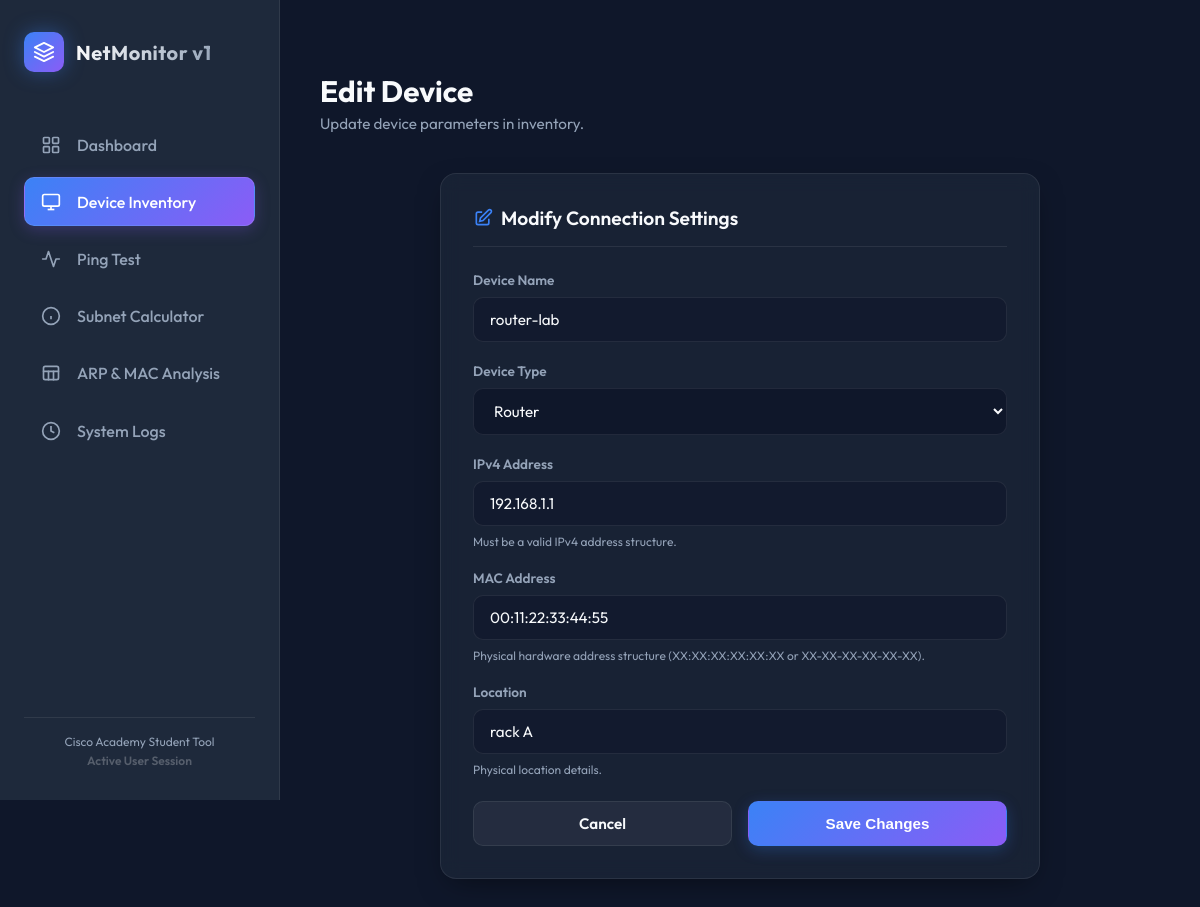
Screenshot of /devices/edit/3 with the database file from the repository.
### tables this page shows
CREATE TABLE devices (
                id INTEGER PRIMARY KEY AUTOINCREMENT,
                device_name TEXT NOT NULL,
                device_type TEXT NOT NULL, -- PC, Router, Switch, Server
                ip_address TEXT NOT NULL UNIQUE,
                mac_address TEXT NOT NULL,
                location TEXT NOT NULL,
                status TEXT DEFAULT 'Unknown', -- Online, Offline, Unknown
                created_at TIMESTAMP DEFAULT CURRENT_TIMESTAMP
            );

### app.py (the view, shortened to what this page needs)
@app.route('/devices/edit/<int:device_id>', methods=['GET', 'POST'])
def edit_device(device_id):
    with get_db_connection() as conn:
        device = conn.execute('SELECT * FROM devices WHERE id = ?', (device_id,)).fetchone()
    if not device:
        flash("Device not found.", "danger")
        return redirect(url_for('devices_list'))
    return render_template('edit_device.html', device=device, active_page='devices')

### app.py (called while the page is built)
def get_db_connection():
    conn = sqlite3.connect(DATABASE_PATH)
    conn.row_factory = sqlite3.Row
    return conn

### templates/edit_device.html (shortened to what this page needs)
{% extends 'base.html' %}
{% block content %}
<div class="header-container">
    <div>
        <h1 class="page-title">Edit Device</h1>
        <p class="page-subtitle">Update device parameters in inventory.</p>
    </div>
</div>
<div style="max-width: 600px; margin: 0 auto;">
    <div class="panel-card">
        <div class="panel-header">
            <h2 class="panel-title">
                <svg style="width:20px; height:20px; stroke: var(--accent-blue);" fill="none" stroke="currentColor" stroke-width="2" viewBox="0 0 24 24">
                    <path d="M11 5H6a2 2 0 0 0-2 2v11a2 2 0 0 0 2 2h11a2 2 0 0 0 2-2v-5"></path>
                    <path d="M18.5 2.5a2.121 2.121 0 1 1 3 3L12 15l-4 1 1-4 9.5-9.5z"></path>
                </svg>
                Modify Connection Settings
            </h2>
        </div>
        <form action="{{ url_for('edit_device', device_id=device.id) }}" method="POST">
            <div class="form-group">
                <label for="name" class="form-label">Device Name</label>
                <input type="text" id="name" name="name" class="form-control" value="{{ device.device_name }}" required>
            </div>
            <div class="form-group">
                <label for="type" class="form-label">Device Type</label>
                <select id="type" name="type" class="form-control" style="background-color: var(--bg-primary);" required>
                    <option value="Router" {% if device.device_type == 'Router' %}selected{% endif %}>Router</option>
                </select>
            </div>
            <div class="form-group">
                <label for="ip_address" class="form-label">IPv4 Address</label>
                <input type="text" id="ip_address" name="ip_address" class="form-control" value="{{ device.ip_address }}" required>
                <span style="font-size: 0.75rem; color: var(--text-muted);">Must be a valid IPv4 address structure.</span>
            </div>
            <div class="form-group">
                <label for="mac_address" class="form-label">MAC Address</label>
                <input type="text" id="mac_address" name="mac_address" class="form-control" value="{{ device.mac_address }}" required>
                <span style="font-size: 0.75rem; color: var(--text-muted);">Physical hardware address structure (XX:XX:XX:XX:XX:XX or XX-XX-XX-XX-XX-XX).</span>
            </div>
            <div class="form-group">
                <label for="location" class="form-label">Location</label>
                <input type="text" id="location" name="location" class="form-control" value="{{ device.location }}" required>
                <span style="font-size: 0.75rem; color: var(--text-muted);">Physical location details.</span>
            </div>
            <div style="display: flex; gap: 1rem; margin-top: 1.5rem;">
                <a href="{{ url_for('devices_list') }}" class="btn btn-secondary" style="flex: 1;">
                    Cancel
                </a>
                <button type="submit" class="btn btn-primary" style="flex: 1;">
                    Save Changes
                </button>
            </div>
        </form>
    </div>
</div>
{% endblock %}

### static/css/style.css (style rules this page uses)
:root { --bg-primary: #0f172a; --bg-secondary: #1e293b; --bg-card: rgba(30, 41, 59, 0.65); --border-color: rgba(255, 255, 255, 0.08); --text-main: #f8fafc; --text-muted: #94a3b8; --accent-blue: #3b82f6; --accent-violet: #8b5cf6; --accent-gradient: linear-gradient(135deg, #3b82f6 0%, #8b5cf6 100%); --success-color: #10b981; --success-bg: rgba(16, 185, 129, 0.12); --danger-color: #ef4444; --danger-bg: rgba(239, 68, 68, 0.12); --warning-color: #f59e0b; --warning-bg: rgba(245, 158, 11, 0.12); --info-color: #06b6d4; --info-bg: rgba(6, 182, 212, 0.12); --font-family: 'Outfit', sans-serif; --border-radius-lg: 16px; --border-radius-md: 10px; --transition-smooth: all 0.3s cubic-bezier(0.4, 0, 0.2, 1); --shadow-premium: 0 10px 30px -10px rgba(0, 0, 0, 0.5); }
* { margin: 0; padding: 0; box-sizing: border-box; }
body { background-color: var(--bg-primary); color: var(--text-main); font-family: var(--font-family); min-height: 100vh; display: flex; overflow-x: hidden; }
.header-container { margin-bottom: 2.5rem; display: flex; justify-content: space-between; align-items: center; }
.page-title { font-size: 1.85rem; font-weight: 700; margin-bottom: 0.25rem; }
.page-subtitle { color: var(--text-muted); font-size: 0.95rem; }
.panel-card { background: var(--bg-card); border: 1px solid var(--border-color); border-radius: var(--border-radius-lg); padding: 2rem; box-shadow: var(--shadow-premium); backdrop-filter: blur(10px); margin-bottom: 2rem; }
.panel-header { display: flex; justify-content: space-between; align-items: center; margin-bottom: 1.5rem; padding-bottom: 1rem; border-bottom: 1px solid var(--border-color); }
.panel-title { font-size: 1.2rem; font-weight: 600; display: flex; align-items: center; gap: 0.5rem; }
.form-group { display: flex; flex-direction: column; gap: 0.5rem; margin-bottom: 1.25rem; }
.form-label { font-size: 0.85rem; font-weight: 600; color: var(--text-muted); }
.form-control { background-color: rgba(15, 23, 42, 0.6); border: 1px solid var(--border-color); border-radius: var(--border-radius-md); padding: 0.75rem 1rem; color: var(--text-main); font-family: var(--font-family); font-size: 0.95rem; transition: var(--transition-smooth); }
.form-control::placeholder { color: rgba(255, 255, 255, 0.2); }
.btn { display: inline-flex; align-items: center; justify-content: center; gap: 0.5rem; padding: 0.75rem 1.5rem; border-radius: var(--border-radius-md); font-size: 0.95rem; font-weight: 600; cursor: pointer; transition: var(--transition-smooth); border: 1px solid transparent; text-decoration: none; color: #ffffff; }
.btn-primary { background: var(--accent-gradient); box-shadow: 0 4px 15px rgba(59, 130, 246, 0.25); }
.btn-secondary { background-color: rgba(255, 255, 255, 0.05); border: 1px solid var(--border-color); color: var(--text-main); }

### rows the page displays
devices: name "router-lab", type "Router", ip_address "192.168.1.1", mac_address "00:11:22:33:44:55", location "rack A"
